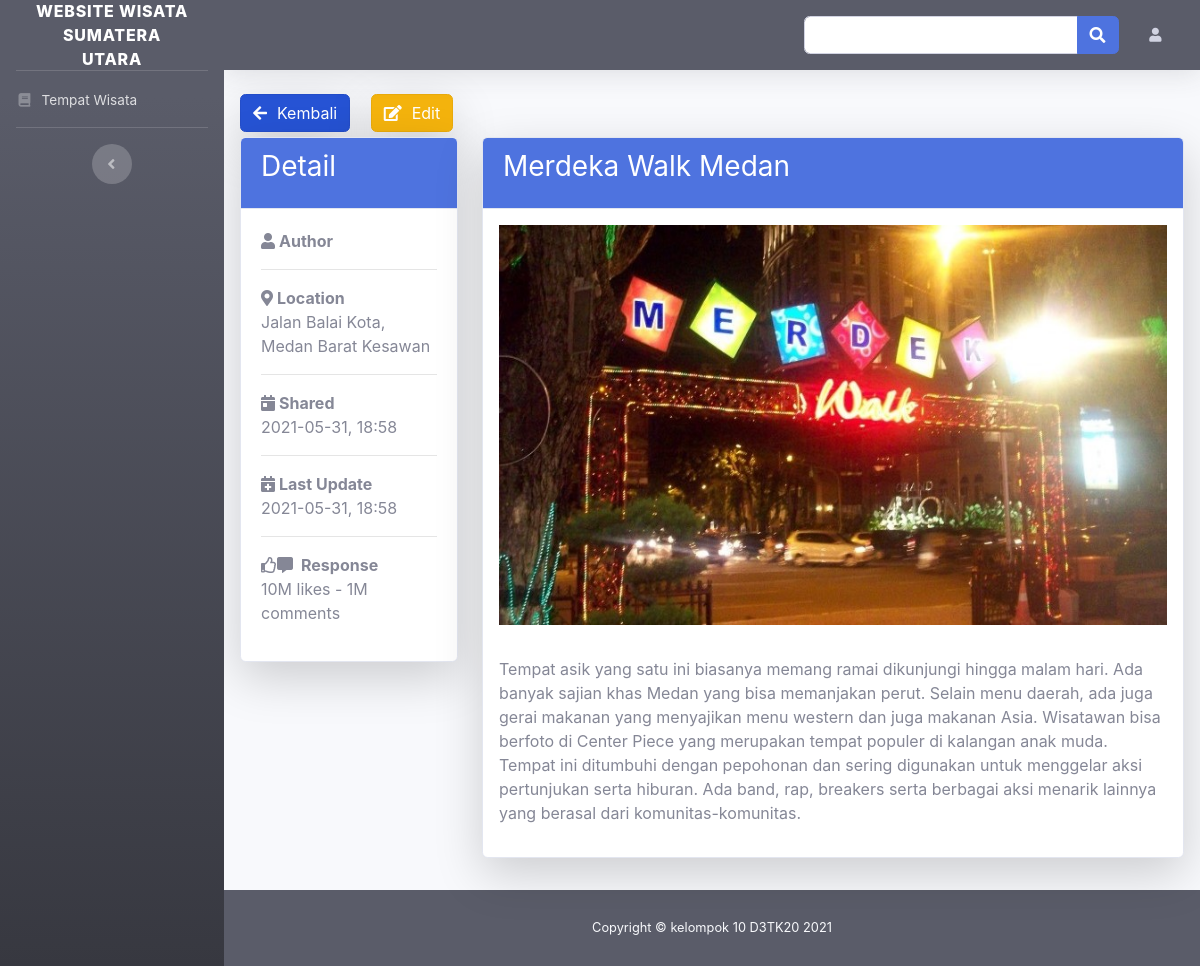
The page /su/tempat/detail.php?id=18 (signed in) on the database its author committed.
### tables this page shows
CREATE TABLE `artikel` (
  `id` int(11) NOT NULL,
  `author` varchar(50) NOT NULL,
  `tempat` varchar(50) NOT NULL,
  `lokasi` text NOT NULL,
  `date_create` date NOT NULL,
  `time_create` varchar(11) NOT NULL,
  `isi` text NOT NULL,
  `foto` varchar(100) NOT NULL,
  `date_update` date NOT NULL,
  `time_update` varchar(11) NOT NULL,
  `sts` enum('no yet approved','approved') NOT NULL
);

### su/function.php (called while the page is built, shortened)
<?php
$knk = mysqli_connect("localhost", "root", "", "website-wisata-sumutdb");
function data($query)
{
    global $knk;
    $result = mysqli_query($knk, $query);
    $rows   = [];
    while ($row = mysqli_fetch_assoc($result)) {
        $rows[] = $row;
    }
    return $rows;
}

### su/tempat/detail.php (the view, shortened to what this page needs)
<?php
require '../function.php';
$idArtikel = $_GET["id"];
$point = data("SELECT * FROM artikel WHERE id='$idArtikel'")[0];
$artikel = data("SELECT * FROM artikel WHERE id='$idArtikel'");
include '../templateAdmin/header.php';
?>
<link rel="stylesheet" href="http://localhost/website-wisata-sumut/assets/fontawesome-free/css/all.min.css">
<?php
include '../templateAdmin/sidebar.php';
include '../templateAdmin/navigation.php';
foreach ($artikel as $brs) : ?>
    <a href="index.php" class="btn btn-primary shadow-lg btn-md active ml-3" role="button" style="margin-bottom: 5px;">
        <i class="fas fa-arrow-left" style="margin-right: 10px;"></i>Kembali
    </a>
    <a class="btn btn-warning editArtikel shadow-lg btn-md active ml-3" role="button" style="margin-bottom: 5px;">
        <i class="fas fa-edit" style="margin-right: 10px;"></i>Edit
    </a>
    <div class="row ml-1 mr-1 mb-3">
        <div class="col-sm-3">
            <div class="card card-primary border shadow-lg">
                <div class="card-header bg-primary">
                    <h3 class="card-title text-white">Detail</h3>
                </div>
                <div class="card-body">
                    <strong><i class="fas fa-user mr-1"></i>Author</strong>
                    <hr>
                    <strong><i class="fas fa-map-marker-alt mr-1"></i>Location</strong>
                    <p class="text-muted"><?= $brs['lokasi']; ?></p>
                    <hr>
                    <strong><i class="fas fa-calendar-day mr-1"></i>Shared</strong>
                    <p class="text-muted">
                        <span class="tag tag-danger"><?= $brs['date_create']; ?>, <?= $brs['time_create']; ?></span>
                    </p>
                    <hr>
                    <strong><i class="fas fa-calendar-plus mr-1"></i>Last Update</strong>
                    <p class="text-muted">
                        <span class="tag tag-danger"><?= $brs['date_update']; ?>, <?= $brs['time_update']; ?></span>
                    </p>
                    <hr>
                    <strong><i class="far fa-thumbs-up mr-1"><i class="fas fa-comment-alt mr-1"></i></i>Response</strong>
                    <p class="text-muted">
                        <span class="tag tag-danger">10M likes - 1M comments</span>
                    </p>
                </div>
            </div>
        </div>
        <div class="col-md-9">
            <div class="card mb-3 border shadow-lg">
                <div class="card-header bg-primary">
                    <h3 class="card-title text-white"><?= $brs['tempat']; ?></h3>
                </div>
                <div class="card-body p-0">
                    <div class="mailbox-read-message p-3">
                        <img src="foto/<?= $brs['foto']; ?>" style="width: 100%; height:400px;" alt="" class="mb-3">
                        <p><?= html_entity_decode($brs['isi']); ?></p>
                    </div>
                </div>
            </div>
        </div>
    </div>
<?php
endforeach;
include '../templateAdmin/footer2.php';
?>

### rows shown on the page
artikel: lokasi "Jalan Balai Kota, Medan Barat Kesawan", date_create "2021-05-31", time_create "18:58", date_update "2021-05-31", time_update "18:58", tempat "Merdeka Walk Medan", foto (picture), isi "Tempat asik yang satu ini biasanya memang ramai dikunjungi hingga malam hari. Ada banyak sajian khas Medan yang bisa memanjakan perut. Selain menu daerah, ada juga gerai makanan yang menyajikan menu western dan juga makanan Asia. Wisatawan bisa berfoto di Center Piece yang merupakan tempat populer di kalangan anak muda. Tempat ini ditumbuhi dengan pepohonan dan sering digunakan untuk menggelar aksi pertunjukan serta hiburan. Ada band, rap, breakers serta berbagai aksi menarik lainnya yang berasal dari komunitas-komunitas."
